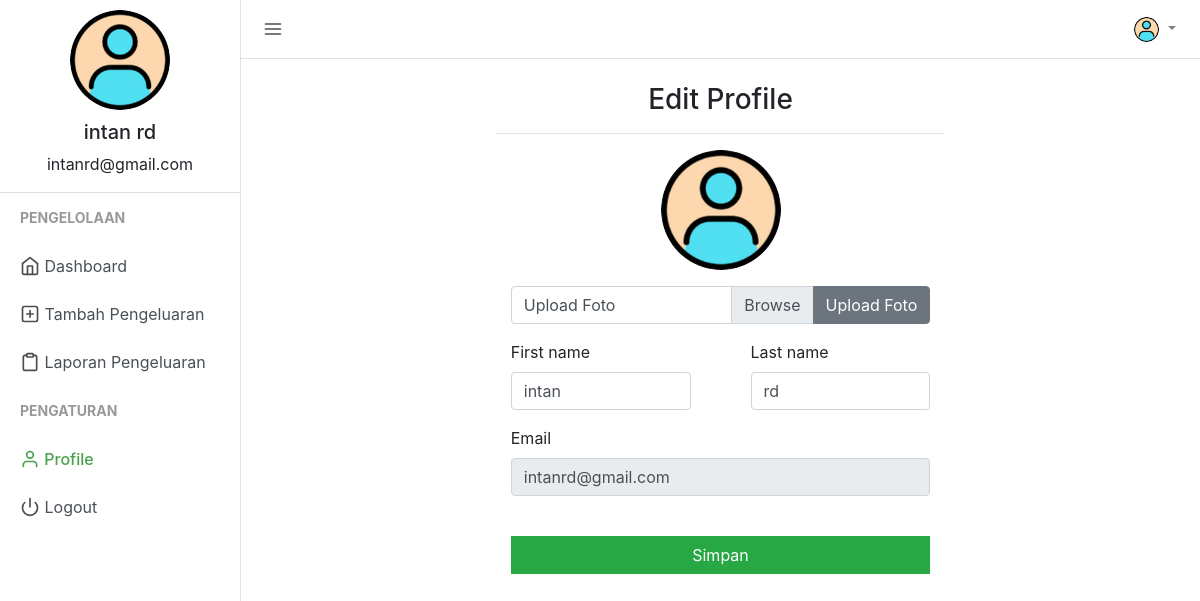
The page /profile.php (signed in) on the database its author committed.
### tables this page shows
CREATE TABLE `users` (
  `user_id` int(11) NOT NULL,
  `firstname` varchar(50) NOT NULL,
  `lastname` varchar(25) NOT NULL,
  `email` varchar(50) NOT NULL,
  `profile_path` varchar(50) NOT NULL DEFAULT 'default_profile.png',
  `password` varchar(50) NOT NULL,
  `trn_date` datetime NOT NULL
);

### session.php (called while the page is built, shortened)
<?php
include("config.php");
$sess_email = $_SESSION["email"];
$sql = "SELECT user_id, firstname, lastname, email, profile_path FROM users WHERE email = '$sess_email'";
$result = $con->query($sql);
if ($result->num_rows > 0) {
  while($row = $result->fetch_assoc()) {
    $firstname = $row["firstname"];
    $lastname = $row["lastname"];
    $username =$row["firstname"]." ".$row["lastname"];
    $useremail=$row["email"];
    $userprofile="uploads/".$row["profile_path"];
  }
} else {
    $userid="GHX1Y2";
    $username ="Jhon Doe";
    $useremail="mailid@domain.com";
    $userprofile="Uploads/default_profile.png";
}
?>

### profile.php (the view, shortened to what this page needs)
<?php
include("session.php");
?>
<!DOCTYPE html>
<html lang="en">
<head>
    <link href="css/bootstrap.min.css" rel="stylesheet">
    <link href="css/style.css" rel="stylesheet">
</head>
<body>
    <div class="d-flex" id="wrapper">
        <div class="border-right" id="sidebar-wrapper">
            <div class="user">
                <img class="img img-fluid rounded-circle" src="<?php echo $userprofile ?>" width="120">
                <h5><?php echo $username ?></h5>
                <p><?php echo $useremail ?></p>
            </div>
            <div class="sidebar-heading">Pengelolaan</div>
            <div class="list-group list-group-flush">
                <a href="index.php" class="list-group-item list-group-item-action"><span data-feather="home"></span> Dashboard</a>
                <a href="add_expense.php" class="list-group-item list-group-item-action "><span data-feather="plus-square"></span> Tambah Pengeluaran</a>
                <a href="manage_expense.php" class="list-group-item list-group-item-action "><span data-feather="clipboard"></span> Laporan Pengeluaran</a>
            </div>
            <div class="sidebar-heading">Pengaturan </div>
            <div class="list-group list-group-flush">
                <a href="profile.php" class="list-group-item list-group-item-action sidebar-active"><span data-feather="user"></span> Profile</a>
                <a href="logout.php" class="list-group-item list-group-item-action "><span data-feather="power"></span> Logout</a>
            </div>
        </div>
        <div id="page-content-wrapper">
            <nav class="navbar navbar-expand-lg navbar-light  border-bottom">
            <button class="toggler" type="button" id="menu-toggle" aria-expanded="false">
                <span data-feather="menu"></span>
            </button>
            <div class="collapse navbar-collapse" id="navbarSupportedContent">
                <ul class="navbar-nav ml-auto mt-2 mt-lg-0">
                    <li class="nav-item dropdown">
                        <a class="nav-link dropdown-toggle" href="#" id="navbarDropdown" role="button" data-toggle="dropdown" aria-haspopup="true" aria-expanded="false">
                            <img class="img img-fluid rounded-circle" src="<?php echo $userprofile ?>" width="25">
                        </a>
                    </li>
                </ul>
            </div>
        </nav>
            <div class="container-fluid">
                <div class="row justify-content-center">
                    <div class="col-md-6">
                    <h3 class="mt-4 text-center">Edit Profile</h3>
                    <hr>
                        <form class="form" method="post" action="" enctype='multipart/form-data'>
                            <div class="text-center mt-3">
                                <img src="<?php echo $userprofile; ?>" class="text-center img img-fluid rounded-circle avatar" width="120" alt="Profile Picture">
                            </div>
                            <div class="input-group col-md mb-3 mt-3">
                                <div class="custom-file">
                                    <label class="custom-file-label" for="profilepic">Upload Foto</label>
                                </div>
                                <div class="input-group-append">
                                    <button class="btn btn-secondary" type="submit" name='but_upload' id="profilepicinput">Upload Foto</button>
                                </div>
                            </div>
                        </form>
                        <form class="form" action="" method="post" id="registrationForm" autocomplete="off">
                            <div class="row">
                                <div class="col">
                                    <div class="form-group">
                                        <div class="col-md">
                                            <label for="first_name">
                                                First name
                                            </label>
                                            <input type="text" class="form-control" name="first_name" id="first_name" placeholder="First Name" value="<?php echo $firstname; ?>">
                                        </div>
                                    </div>
                                </div>
                                <div class="col">
                                    <div class="form-group">
                                        <div class="col-md">
                                            <label for="last_name">
                                                Last name
                                            </label>
                                            <input type="text" class="form-control" name="last_name" id="last_name" value="<?php echo $lastname; ?>" placeholder="Last Name">
                                        </div>
                                    </div>
                                </div>
                            </div>
                            <div class="form-group">
                                <div class="col-md">
                                    <label for="email">
                                        Email
                                    </label>
                                    <input type="email" class="form-control" name="email" id="email" value="<?php echo $useremail; ?>" disabled>
                                </div>
                            </div>
                            <div class="form-group">
                                <div class="col-md">
                                    <br>
                                    <button class="btn btn-block btn-md btn-success" style="border-radius:0%;" name="save" type="submit">Simpan</button>
                                </div>
                            </div>
                        </form>
                    </div>
                </div>
            </div>
        </div>
    </div>
</body>
</html>

### css/style.css (style rules this page uses)
body { background-color: #efefef; }
.feather { width: 20px; height: 20px; stroke: #4d4d4d; stroke-width: 2; stroke-linecap: round; stroke-linejoin: round; fill: none; vertical-align: text-bottom; }
.list-group { background-color: #ffffff; }
.list-group-item { border: none; }
.user { text-align: center; border-bottom: 1px solid #ddd; }
.user img { padding: 10px; }
.toggler { color: #000; background-color: #fff; border: none; outline: none; }
.sidebar-active { color: #47a04b; font-weight: 500; }
.sidebar-active .feather { stroke: #47a04b; font-weight: 500; }
#wrapper { overflow-x: hidden; background-color: #fff; }
#sidebar-wrapper { min-height: 100vh; margin-left: -15rem; -webkit-transition: margin 0.25s ease-out; -moz-transition: margin 0.25s ease-out; -o-transition: margin 0.25s ease-out; transition: margin 0.25s ease-out; }
#sidebar-wrapper .sidebar-heading { padding: 0.875rem 1.25rem; font-size: 14px; font-weight: bold; text-transform: uppercase; color: #999; }
#sidebar-wrapper .list-group { width: 15rem; }
#page-content-wrapper { min-width: 100vw; }
@media (min-width: 768px) { #sidebar-wrapper { margin-left: 0; } }
@media (min-width: 768px) { #page-content-wrapper { min-width: 0; width: 100%; } }
.container-fluid { margin-right: 20px; }

### rows shown on the page
users: profile_path (placeholder picture), username "intan rd", email "intanrd@gmail.com", first_name "intan", last_name "rd"
